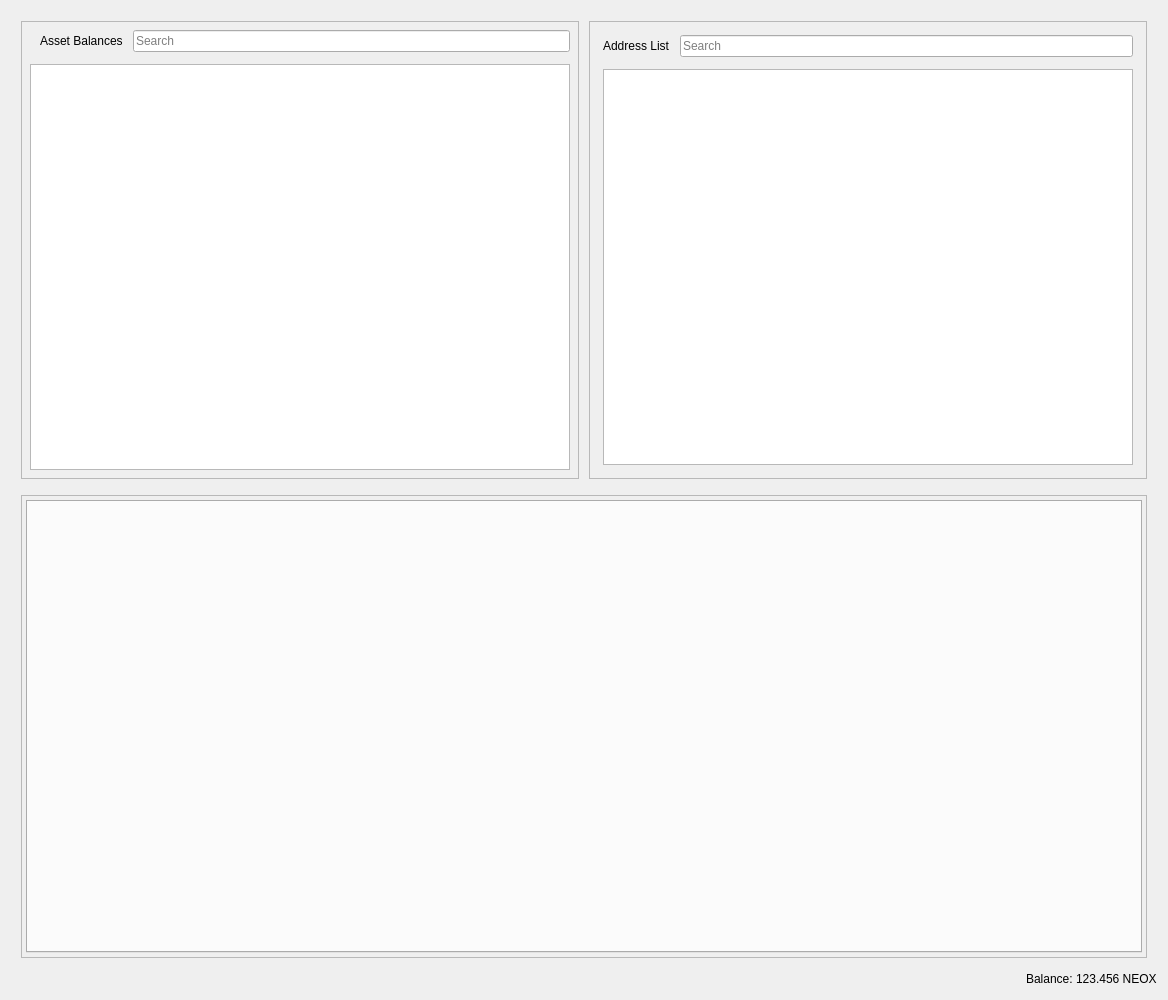
<?xml version="1.0" encoding="UTF-8"?>
<ui version="4.0">
 <class>RestrictedAssetsDialog</class>
 <widget class="QDialog" name="RestrictedAssetsDialog">
  <property name="geometry">
   <rect>
    <x>0</x>
    <y>0</y>
    <width>1168</width>
    <height>1000</height>
   </rect>
  </property>
  <property name="windowTitle">
   <string>Send Coins</string>
  </property>
  <layout class="QVBoxLayout" name="verticalLayout">
   <item>
    <layout class="QHBoxLayout" name="horizontalLayout">
     <property name="spacing">
      <number>10</number>
     </property>
     <property name="leftMargin">
      <number>10</number>
     </property>
     <property name="topMargin">
      <number>10</number>
     </property>
     <property name="rightMargin">
      <number>10</number>
     </property>
     <property name="bottomMargin">
      <number>5</number>
     </property>
     <item>
      <widget class="QFrame" name="frameAssetBalance">
       <property name="frameShape">
        <enum>QFrame::StyledPanel</enum>
       </property>
       <property name="frameShadow">
        <enum>QFrame::Raised</enum>
       </property>
       <layout class="QVBoxLayout" name="verticalLayout_7">
        <property name="spacing">
         <number>12</number>
        </property>
        <property name="leftMargin">
         <number>4</number>
        </property>
        <property name="topMargin">
         <number>4</number>
        </property>
        <property name="rightMargin">
         <number>4</number>
        </property>
        <property name="bottomMargin">
         <number>4</number>
        </property>
        <item>
         <layout class="QVBoxLayout" name="verticalLayout_4">
          <property name="spacing">
           <number>12</number>
          </property>
          <property name="leftMargin">
           <number>4</number>
          </property>
          <property name="topMargin">
           <number>4</number>
          </property>
          <property name="rightMargin">
           <number>4</number>
          </property>
          <property name="bottomMargin">
           <number>4</number>
          </property>
          <item>
           <layout class="QHBoxLayout" name="horizontalLayout_8">
            <property name="spacing">
             <number>10</number>
            </property>
            <property name="leftMargin">
             <number>10</number>
            </property>
            <item>
             <widget class="QLabel" name="labelAssetBalance">
              <property name="text">
               <string>Asset Balances</string>
              </property>
             </widget>
            </item>
            <item>
             <widget class="QLineEdit" name="lineEditAssetSearch">
              <property name="placeholderText">
               <string>Search</string>
              </property>
             </widget>
            </item>
           </layout>
          </item>
          <item>
           <widget class="QTableView" name="listAssets"/>
          </item>
         </layout>
        </item>
       </layout>
      </widget>
     </item>
     <item>
      <widget class="QFrame" name="frameAddressList">
       <property name="frameShape">
        <enum>QFrame::StyledPanel</enum>
       </property>
       <property name="frameShadow">
        <enum>QFrame::Raised</enum>
       </property>
       <layout class="QVBoxLayout" name="verticalLayout_10">
        <property name="spacing">
         <number>12</number>
        </property>
        <item>
         <layout class="QVBoxLayout" name="verticalLayout_9">
          <property name="spacing">
           <number>12</number>
          </property>
          <property name="leftMargin">
           <number>4</number>
          </property>
          <property name="topMargin">
           <number>4</number>
          </property>
          <property name="rightMargin">
           <number>4</number>
          </property>
          <property name="bottomMargin">
           <number>4</number>
          </property>
          <item>
           <layout class="QHBoxLayout" name="horizontalLayout_9">
            <property name="spacing">
             <number>10</number>
            </property>
            <property name="leftMargin">
             <number>0</number>
            </property>
            <property name="topMargin">
             <number>0</number>
            </property>
            <property name="rightMargin">
             <number>0</number>
            </property>
            <property name="bottomMargin">
             <number>0</number>
            </property>
            <item>
             <widget class="QLabel" name="labelAddressList">
              <property name="text">
               <string>Address List</string>
              </property>
             </widget>
            </item>
            <item>
             <widget class="QLineEdit" name="lineEditAddressSearch">
              <property name="placeholderText">
               <string>Search</string>
              </property>
             </widget>
            </item>
           </layout>
          </item>
          <item>
           <widget class="QTableView" name="myAddressList"/>
          </item>
         </layout>
        </item>
       </layout>
      </widget>
     </item>
    </layout>
   </item>
   <item>
    <layout class="QHBoxLayout" name="horizontalLayout_4">
     <property name="spacing">
      <number>10</number>
     </property>
     <property name="leftMargin">
      <number>10</number>
     </property>
     <property name="topMargin">
      <number>5</number>
     </property>
     <property name="rightMargin">
      <number>10</number>
     </property>
     <property name="bottomMargin">
      <number>5</number>
     </property>
     <item>
      <widget class="QFrame" name="tabFrame">
       <property name="frameShape">
        <enum>QFrame::StyledPanel</enum>
       </property>
       <property name="frameShadow">
        <enum>QFrame::Raised</enum>
       </property>
       <layout class="QVBoxLayout" name="verticalLayout_8">
        <property name="spacing">
         <number>12</number>
        </property>
        <property name="leftMargin">
         <number>4</number>
        </property>
        <property name="topMargin">
         <number>4</number>
        </property>
        <property name="rightMargin">
         <number>4</number>
        </property>
        <property name="bottomMargin">
         <number>4</number>
        </property>
        <item>
         <widget class="QTabWidget" name="tabWidget">
          <property name="tabPosition">
           <enum>QTabWidget::North</enum>
          </property>
          <property name="tabShape">
           <enum>QTabWidget::Rounded</enum>
          </property>
          <property name="currentIndex">
           <number>-1</number>
          </property>
          <property name="elideMode">
           <enum>Qt::ElideNone</enum>
          </property>
         </widget>
        </item>
       </layout>
      </widget>
     </item>
    </layout>
   </item>
   <item>
    <layout class="QHBoxLayout" name="horizontalLayout_2">
     <property name="spacing">
      <number>3</number>
     </property>
     <item>
      <spacer name="horizontalSpacer">
       <property name="orientation">
        <enum>Qt::Horizontal</enum>
       </property>
       <property name="sizeHint" stdset="0">
        <size>
         <width>40</width>
         <height>20</height>
        </size>
       </property>
      </spacer>
     </item>
     <item alignment="Qt::AlignRight">
      <widget class="QLabel" name="label">
       <property name="sizePolicy">
        <sizepolicy hsizetype="Preferred" vsizetype="Fixed">
         <horstretch>0</horstretch>
         <verstretch>0</verstretch>
        </sizepolicy>
       </property>
       <property name="text">
        <string>Balance:</string>
       </property>
      </widget>
     </item>
     <item alignment="Qt::AlignRight">
      <widget class="QLabel" name="labelBalance">
       <property name="sizePolicy">
        <sizepolicy hsizetype="Preferred" vsizetype="Fixed">
         <horstretch>0</horstretch>
         <verstretch>0</verstretch>
        </sizepolicy>
       </property>
       <property name="cursor">
        <cursorShape>IBeamCursor</cursorShape>
       </property>
       <property name="text">
        <string notr="true">123.456 NEOX</string>
       </property>
       <property name="textInteractionFlags">
        <set>Qt::LinksAccessibleByMouse|Qt::TextSelectableByKeyboard|Qt::TextSelectableByMouse</set>
       </property>
      </widget>
     </item>
    </layout>
   </item>
  </layout>
 </widget>
 <resources>
  <include location="../neoxa.qrc"/>
 </resources>
 <connections/>
</ui>
